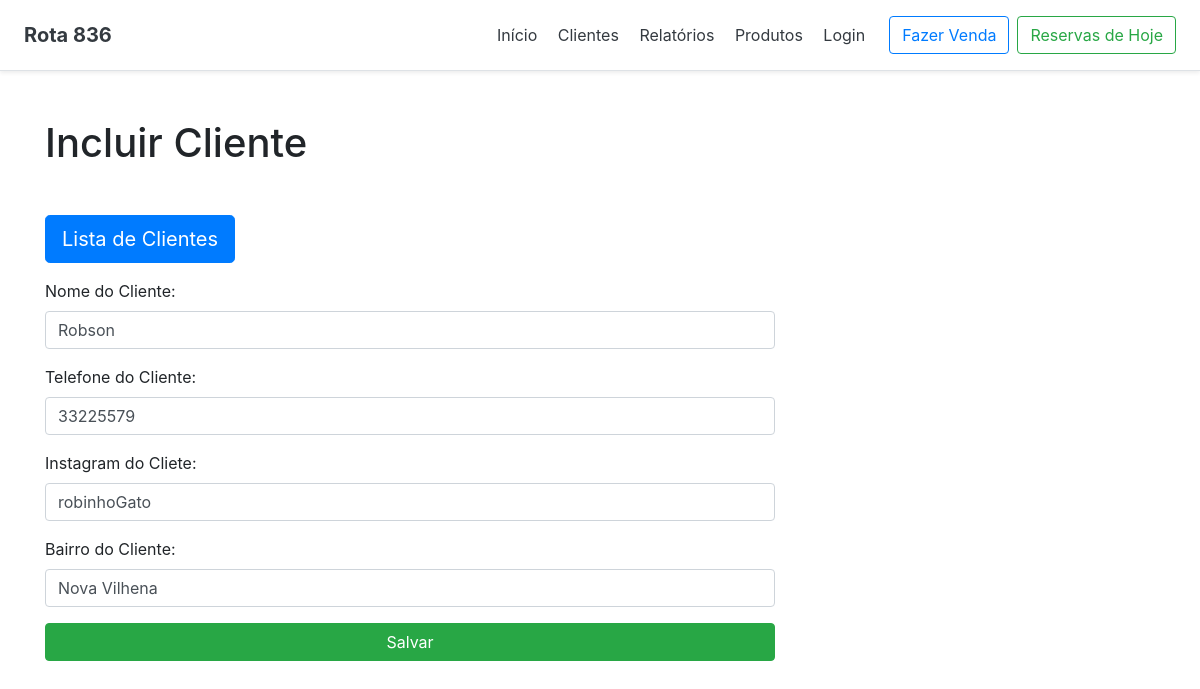
The app's page /salao/cliente/editar/2/ with its own data.
### salao/models.py (models this page shows, shortened)
class Cliente (models.Model):
    nome_cliente = models.CharField(max_length=200, null=False)
    telefone_cliente = models.CharField(max_length=12)
    instagram_cliente = models.CharField(max_length=50)
    bairro_cliente = models.CharField(max_length=200, null=False)

### salao/views.py (the view)
# urls.py: path('cliente/editar/<int:pk>/', views.EditarCliente, name='editar_cliente'),
def EditarCliente(request, pk):
    template_name = 'salao/cliente/incluir.html'
    cliente = get_object_or_404(Cliente, pk=pk)
    if request.method == "POST":
        form = ClienteForm(request.POST)
        cliente = form.save(commit=False)
        cliente.pk = pk
        cliente.save()
        return HttpResponseRedirect(reverse('salao:listar_clientes'))
    else:
        form = ClienteForm(instance=cliente)
        return render(request, template_name, {'form': form, 'editar':True, 'cliente':cliente})

### salao/forms.py
class ClienteForm(forms.ModelForm):
    def __init__(self, *args, **kwargs):
        super(ClienteForm, self).__init__(*args, **kwargs)
        self.fields['nome_cliente'].widget.attrs = {'class': 'form-group form-control', 'type':'text', 'placeholder':'Joãzinho'}
        self.fields['telefone_cliente'].widget.attrs = {'class': 'form-group form-control', 'type':'phone', 'placeholder':'(##) # ####-####'}
        self.fields['instagram_cliente'].widget.attrs = {'class': 'form-group form-control', 'type':'text', 'placeholder':'@usuario'}
        self.fields['bairro_cliente'].widget.attrs = {'class': 'form-group form-control', 'type':'address', 'placeholder':'Centro'}
    class Meta:
        model= Cliente
        fields = ['nome_cliente', 'telefone_cliente', 'instagram_cliente', 'bairro_cliente']
        labels = {
            'nome_cliente':'Nome do Cliente',
            'telefone_cliente':'Telefone do Cliente',
            'instagram_cliente':'Instagram do Cliete',
            'bairro_cliente':'Bairro do Cliente',
        }

### salao/templates/salao/cliente/incluir.html (shortened to what this page needs)
{% extends '../base.html' %}
{% block h1_pagina %}
    Incluir Cliente
{% endblock h1_pagina %}
{% block content %}
    <a href="{{request.META.HTTP_REFERER}}"><button class="btn btn-primary btn-lg mb-3">Lista de Clientes</button></a>
    <div class="row">
        <div class="col-md-8">
            {% if editar %}
                <form action="{% url 'salao:editar_cliente' cliente.pk %}" method="post">
            {%  else %}
                <form action="{% url 'salao:incluir_cliente' %}" method="post">
            {%  endif %}
                    <div class="form-group">
                    {{ form.as_p }}
                    <button type="submit" class="save btn btn-success btn-block">Salvar</button>
                    </div>
                </form>
        </div>
    </div>
{% endblock content %}

### records on screen
Cliente: nome_cliente "Robson", telefone_cliente "33225579", instagram_cliente "robinhoGato", bairro_cliente "Nova Vilhena"
